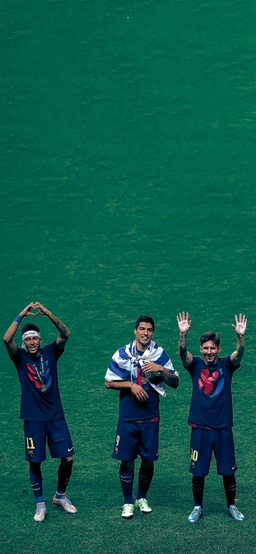
#> input picture cv/第六次作业/photos/1.jpg, 256 x 554 px, shrunk from 1080 x 2339 before the run, found by its file name
$ jupyter execute --allow-errors 1.ipynb
#> lines starting #> are read from the running program, lines starting #| are printed output that depends on the picture; long printed decimals are rounded
[cell 1]
"""
基本矩阵F估计
"""
import cv2
import numpy as np
import matplotlib.pyplot as plt
from sklearn.preprocessing import normalize

# 读取两张图像
img1 = cv2.imread('./photos/1.jpg', cv2.IMREAD_COLOR)
#> img1 is the input picture: shape (554, 256, 3); mean B, G, R 75.1, 89.3, 13.1
img2 = cv2.imread('./photos/2.jpg', cv2.IMREAD_COLOR)
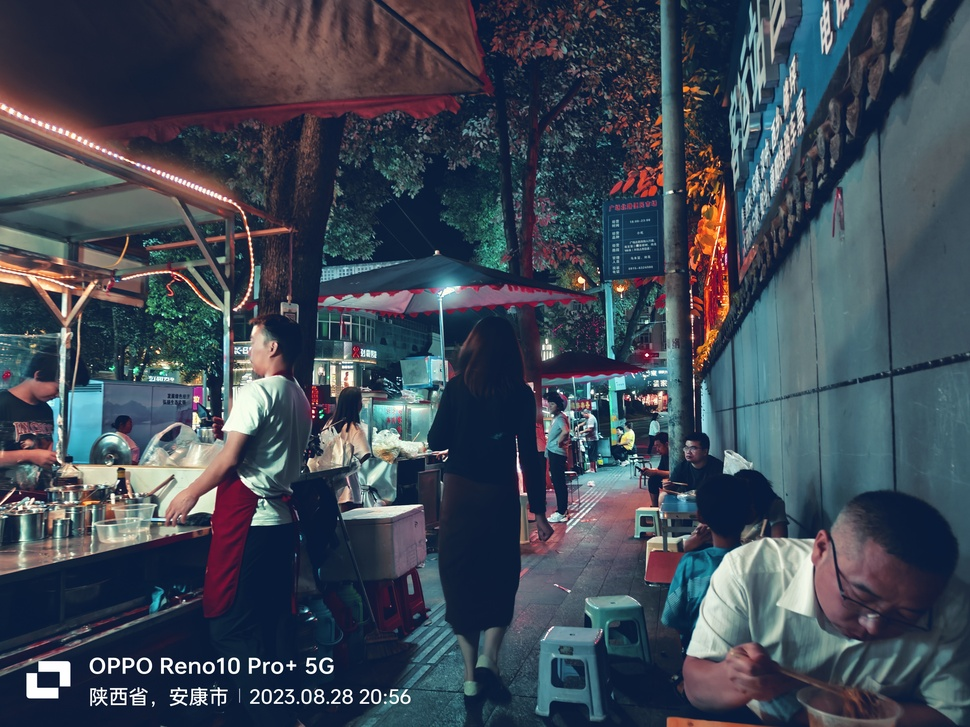
#> input picture cv/第六次作业/photos/2.jpg, 970 x 727 px, shrunk from 4096 x 3072 before the run, found by its file name
#> img2 is the input picture: shape (727, 970, 3); mean B, G, R 85.4, 73.3, 63.9

# 将图像转换为灰度图
gray1 = cv2.cvtColor(img1, cv2.COLOR_BGR2GRAY)
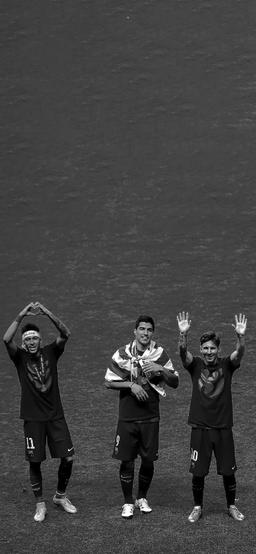
#> gray1: shape (554, 256); min 0, max 255, mean 64.8
gray2 = cv2.cvtColor(img2, cv2.COLOR_BGR2GRAY)
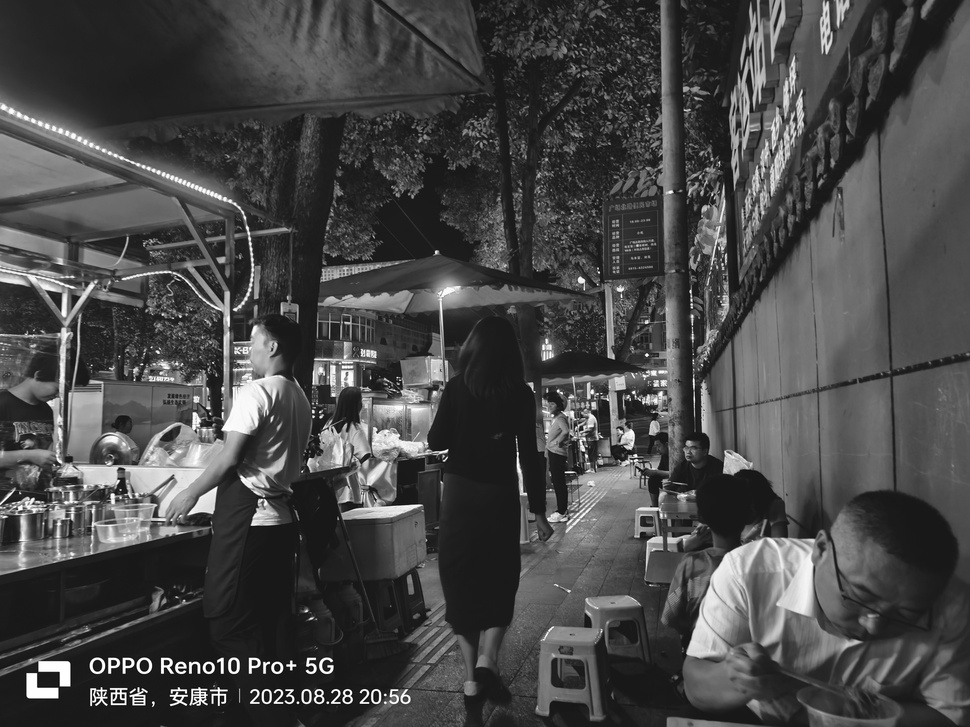
#> gray2: shape (727, 970); min 1, max 255, mean 71.9

# 创建 SIFT 对象并检测和计算特征点
sift = cv2.SIFT_create()
keypoints1, descriptors1 = sift.detectAndCompute(gray1, None)
#> keypoints1 = 365 keypoints; strongest (x, y, size): (33, 447, 2.1), (197, 507, 2.4), (149, 510, 2.1), (116, 357, 5.5)
keypoints2, descriptors2 = sift.detectAndCompute(gray2, None)
#> keypoints2 = 4688 keypoints; strongest (x, y, size): (153, 703, 1.8), (647, 355, 2.2), (123, 696, 2), (166, 662, 3.2)
descriptors1 = normalize(descriptors1, norm='l2')
descriptors2 = normalize(descriptors2, norm='l2')

# 使用 FLANN 匹配器进行特征匹配
index_params = dict(algorithm=1, trees=5)
search_params = dict(checks=50)
flann = cv2.FlannBasedMatcher(index_params, search_params)
matches = flann.knnMatch(descriptors1, descriptors2, k=2)
#> matches = 365 matches

# 进行 ratio test 筛选好的匹配
good_matches = []
for m, n in matches:
    if m.distance < 0.75 * n.distance:
        good_matches.append(m)
#> after the loop, good_matches = 3 matches

# 提取匹配点
points1 = np.float32([keypoints1[m.queryIdx].pt for m in good_matches])
#> points1 = [[38.39, 516.5], [157.6, 367.2], [180.1, 326.4]]
points2 = np.float32([keypoints2[m.trainIdx].pt for m in good_matches])
#> points2 = [[153.1, 702.6], [28.05, 361.6], [725.9, 461.7]]

# 使用 RANSAC 方法计算基本矩阵
F, mask = cv2.findFundamentalMat(points1, points2, cv2.FM_RANSAC)

# 保留内点匹配
#> (the rest of this cell did not finish here and is left out)

[cell 2]
import cv2
import numpy as np
from matplotlib import pyplot as plt
import os
import glob

# 使用绝对路径，并确保路径正确
file = './photos'

# 棋盘格的角点数目（内角点，行和列）
chessboard_size = (9, 6)

# 每个棋盘格格子的实际大小（单位：毫米）
square_size = 15

# 准备棋盘格的3D点坐标
objp = np.zeros((chessboard_size[0] * chessboard_size[1], 3), np.float32)
objp[:, :2] = np.mgrid[0:chessboard_size[0], 0:chessboard_size[1]].T.reshape(-1, 2)
objp *= square_size

# 用于存储所有图片的3D点和2D点
objpoints = []  # 3D点
imgpoints = []  # 2D点

# 选择3张示例图像
images = ['./photos/3.jpg', './photos/4.jpg', './photos/5.jpg']

# 逐个处理图像，检测棋盘格角点
for filename in images:
    img_path = filename
    print(f"正在读取: {img_path}")
    img = cv2.imread(img_path)
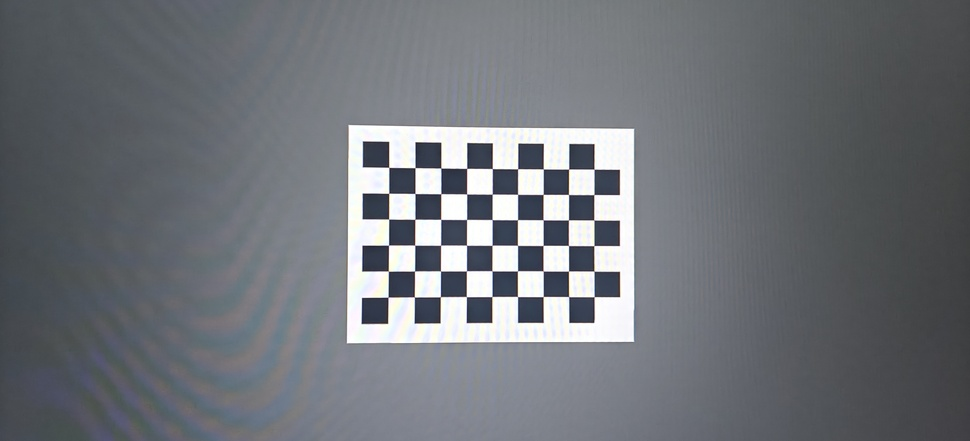
#> input picture cv/第十一次作业/photos/3.jpg, 970 x 441 px, shrunk from 4096 x 1864 before the run
#> img is the input picture: shape (441, 970, 3); mean B, G, R 120.2, 114.7, 111.2

    gray = cv2.cvtColor(img, cv2.COLOR_BGR2GRAY)

    # 寻找棋盘格角点
    ret, corners = cv2.findChessboardCorners(gray, chessboard_size, None)
#> ret = True; corners = 54 rows, first 8: [388.7, 167.4], [415, 167.6], [440.8, 168], [466.7, 168.4], [492.3, 168.5], [517.6, 168.7], [543.3, 168.9], [568.6, 169.1]

    if ret:
        # 精确化角点位置
        corners_refined = cv2.cornerSubPix(
            gray, corners, (11, 11), (-1, -1),
            criteria=(cv2.TERM_CRITERIA_EPS + cv2.TERM_CRITERIA_MAX_ITER, 30, 0.001)
        )
#> corners_refined = 54 rows, first 8: [388.7, 167.4], [415, 167.6], [440.8, 168], [466.7, 168.4], [492.3, 168.6], [517.6, 168.7], [543.3, 168.9], [568.6, 169.1]

        objpoints.append(objp)
        imgpoints.append(corners_refined)

        # 绘制角点
        img_corners = cv2.drawChessboardCorners(img.copy(), chessboard_size, corners_refined, ret)
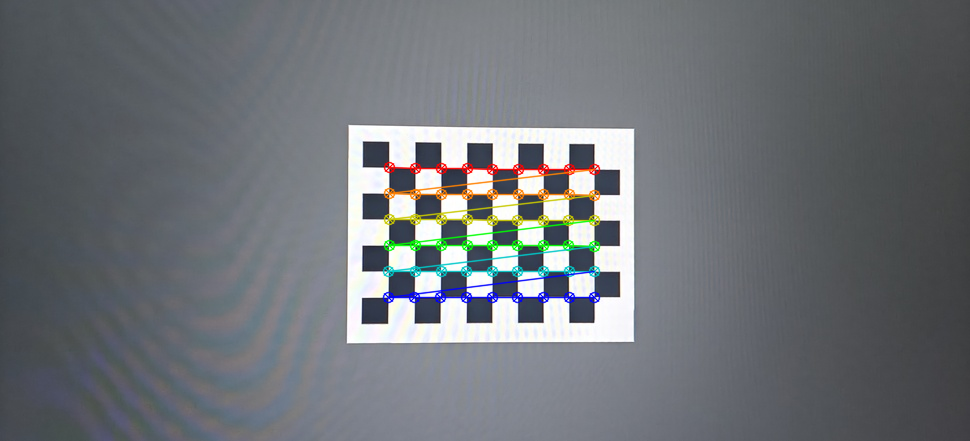
#> img_corners: shape (441, 970, 3); mean B, G, R 119, 114.4, 110.6

        # 显示结果
        plt.figure(figsize=(10, 8))
        plt.imshow(cv2.cvtColor(img_corners, cv2.COLOR_BGR2RGB))
        plt.title(f'棋盘格检测结果 - {filename}')
        plt.axis('off')
        plt.show()

        print(f"✓ {filename}: 成功检测到角点")
    else:
        print(f"✗ {filename}: 未检测到棋盘格角点")
#> pass 2 of the loop `for filename in images:`:
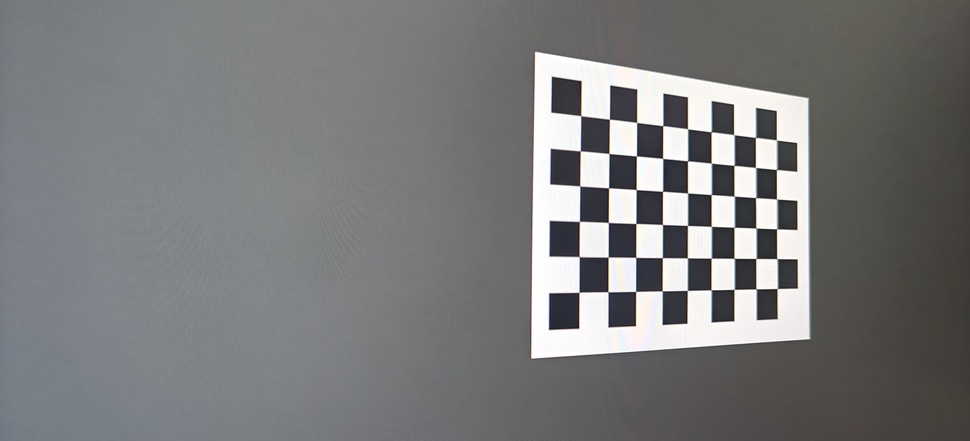
#> input picture cv/第十一次作业/photos/4.jpg, 970 x 441 px, shrunk from 4096 x 1864 before the run
#> img is the input picture: shape (441, 970, 3); mean B, G, R 123, 122.2, 121.5
#> corners = 54 rows, first 8: [580.7, 115.7], [609.4, 119.2], [636.6, 122.4], [662.7, 125.7], [687.5, 128.8], [711.1, 131.9], [733.7, 134.6], [755.4, 137.5]
#> corners_refined = 54 rows, first 8: [580.7, 115.7], [609.4, 119.2], [636.6, 122.4], [662.8, 125.6], [687.6, 128.7], [711.2, 131.8], [733.8, 134.6], [755.5, 137.4]
#> `img_corners = cv2.drawChessboardCorners(img.copy(), chessboard_size, c..`:
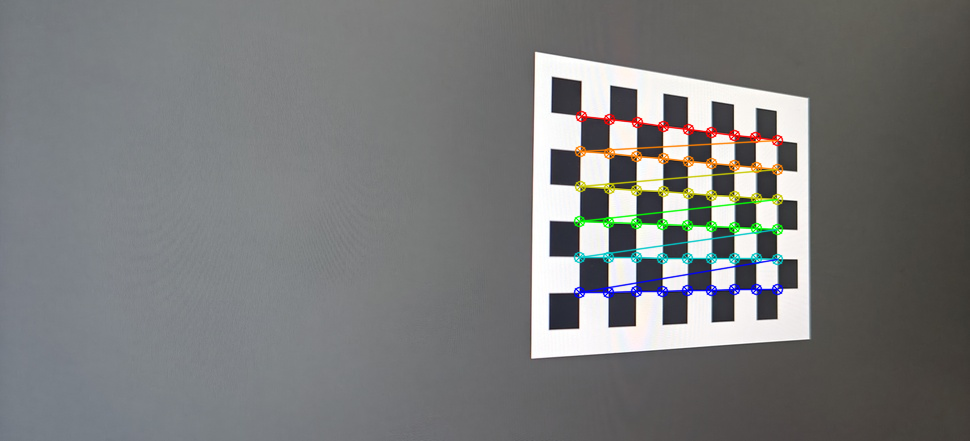
#> img_corners: shape (441, 970, 3); mean B, G, R 122, 122, 121
#> pass 3 of the loop `for filename in images:`:
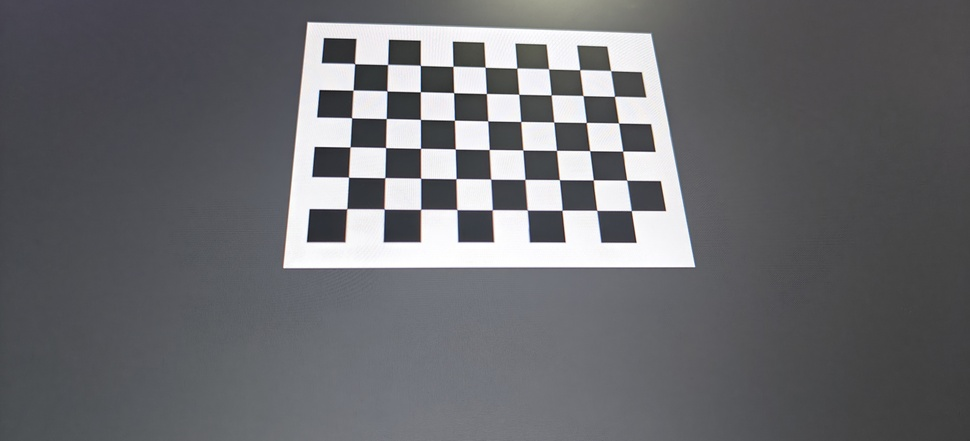
#> input picture cv/第十一次作业/photos/5.jpg, 970 x 441 px, shrunk from 4096 x 1864 before the run
#> img is the input picture: shape (441, 970, 3); mean B, G, R 110.2, 106.5, 106
#> corners = 54 rows, first 8: [354.7, 63.73], [387.6, 64.47], [420.4, 65.42], [452.9, 66.33], [485.1, 67.2], [516.7, 68.12], [548.6, 68.83], [579.6, 69.69]
#> corners_refined = 54 rows, first 8: [354.6, 63.59], [387.6, 64.43], [420.3, 65.35], [452.9, 66.3], [485.1, 67.18], [516.8, 68.08], [548.6, 68.81], [579.7, 69.65]
#> `img_corners = cv2.drawChessboardCorners(img.copy(), chessboard_size, c..`:
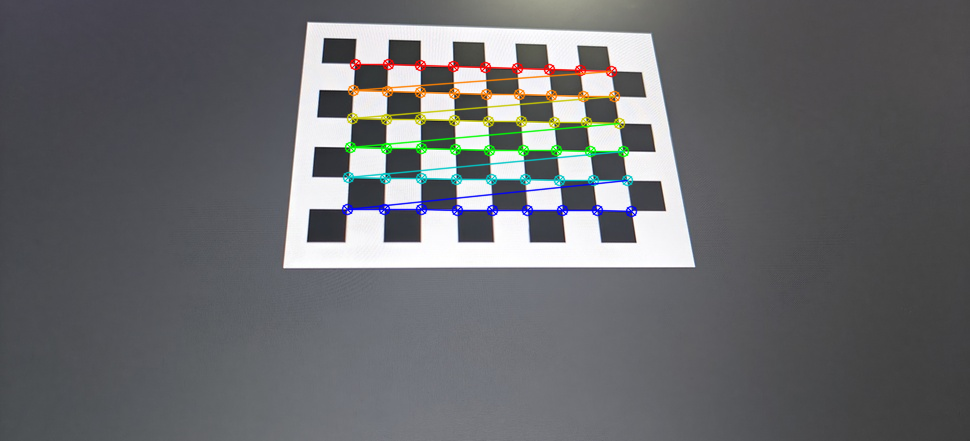
#> img_corners: shape (441, 970, 3); mean B, G, R 108.9, 106.2, 105.2

# 获取图像尺寸
image_size = gray.shape[::-1]
#> image_size = (970, 441)

# 定义函数计算重投影误差
def calculate_reprojection_error(objpoints, imgpoints, rvecs, tvecs, mtx, dist, fisheye_flag=False):
    total_error = 0
    all_errors = []
    for i in range(len(objpoints)):
        if not fisheye_flag:
            imgpoints_proj, _ = cv2.projectPoints(objpoints[i], rvecs[i], tvecs[i], mtx, dist)
        else:
            imgpoints_proj, _ = cv2.fisheye.projectPoints(objpoints[i], rvecs[i], tvecs[i], mtx, dist)
        error = cv2.norm(imgpoints[i], imgpoints_proj, cv2.NORM_L2) / len(imgpoints_proj)
        total_error += error
        all_errors.append(error)
    mean_error = total_error / len(objpoints)
    median_error = np.median(all_errors)
    return mean_error, median_error

print("\n" + "="*60)
print("1. OPENCV完整模型标定")
print("="*60)
ret, mtx_opencv, dist_opencv, rvecs_opencv, tvecs_opencv = cv2.calibrateCamera(
    objpoints, imgpoints, image_size, None, None,
    flags=cv2.CALIB_RATIONAL_MODEL
)
#> ret = 0.102; mtx_opencv = [[696.7, 0, 490.8], [0, 696, 222.4], [0, 0, 1]]; rvecs_opencv = ([-0.0199, -0.0583, 0.00332], [-0.0385, -0.48, 0.0231], [-0.462, -0.105, -0.0205]); tvecs_opencv = ([-59.06, -31.86, 406], [38.2, -45.43, 298.9], [-62.35, -72.71, 321.7])
mean_error, median_error = calculate_reprojection_error(objpoints, imgpoints, rvecs_opencv, tvecs_opencv, mtx_opencv, dist_opencv)
#> the loop in calculate_reprojection_error, `for i in range(len(objpoints)):` made 3 passes
#> (error, total_error) on passes 1 to 3: (0.0132, 0.0132), (0.0141, 0.0273), (0.0142, 0.0416)
#> after the loop in calculate_reprojection_error, `for i in range(len(objpoints)):`: all_errors = [0.0132, 0.0141, 0.0142]; total_error = 0.0416
#> in calculate_reprojection_error, `mean_error = total_error / len(objpoints)`: mean_error = 0.0139
#> in calculate_reprojection_error, `median_error = np.median(all_errors)`: median_error = 0.0141
#> mean_error = 0.0139; median_error = 0.0141
print(f"图像数目: {len(objpoints)}")
#| 图像数目: 3
print(f"焦距 fx: {mtx_opencv[0, 0]:.2f}")
#| 焦距 fx: 696.66
print(f"焦距 fy: {mtx_opencv[1, 1]:.2f}")
#| 焦距 fy: 695.96
print(f"主点 cx: {mtx_opencv[0, 2]:.2f}")
#| 主点 cx: 490.84
print(f"主点 cy: {mtx_opencv[1, 2]:.2f}")
#| 主点 cy: 222.42
print(f"径向畸变: k1={dist_opencv[0][0]:.6f}, k2={dist_opencv[0][1]:.6f}")
#| 径向畸变: k1=-3.795, k2=106.092
print(f"切向畸变: p1={dist_opencv[0][2]:.6f}, p2={dist_opencv[0][3]:.6f}")
#| 切向畸变: p1=-0.001178, p2=-0.00013
print(f"三维点数: {len(objpoints) * len(objp)}")
#| 三维点数: 162
print(f"误差中值: {median_error:.4f}")
#| 误差中值: 0.0141
print(f"误差均值: {mean_error:.4f}")
#| 误差均值: 0.0139

print("\n" + "="*60)
print("2. 普通手机参数模型标定（焦距、主点、径向畸变和切向畸变参数）")
print("="*60)
ret, mtx_phone, dist_phone, rvecs_phone, tvecs_phone = cv2.calibrateCamera(
    objpoints, imgpoints, image_size, None, None,
    flags=cv2.CALIB_FIX_K3
)
#> ret = 0.155; mtx_phone = [[677.5, 0, 487.2], [0, 676.2, 228.1], [0, 0, 1]]; dist_phone = [[0.122, -0.52, -0.000813, -0.00128, 0]]; rvecs_phone = ([-0.0215, -0.0554, 0.00302], [-0.0327, -0.476, 0.0205], [-0.45, -0.0992, -0.0195]); tvecs_phone = ([-56.94, -35.16, 393.8], [39.69, -47.84, 288.9], [-60.66, -75.41, 312])
mean_error, median_error = calculate_reprojection_error(objpoints, imgpoints, rvecs_phone, tvecs_phone, mtx_phone, dist_phone)
#> the loop in calculate_reprojection_error (call 2), `for i in range(len(objpoints)):` made 3 passes
#> (error, total_error) on passes 1 to 3: (0.0153, 0.0153), (0.0261, 0.0414), (0.0204, 0.0618)
#> mean_error = 0.0206; median_error = 0.0204
print(f"图像数目: {len(objpoints)}")
#| 图像数目: 3
print(f"焦距 fx: {mtx_phone[0, 0]:.2f}")
#| 焦距 fx: 677.52
print(f"焦距 fy: {mtx_phone[1, 1]:.2f}")
#| 焦距 fy: 676.25
print(f"主点 cx: {mtx_phone[0, 2]:.2f}")
#| 主点 cx: 487.19
print(f"主点 cy: {mtx_phone[1, 2]:.2f}")
#| 主点 cy: 228.10
print(f"径向畸变: k1={dist_phone[0][0]:.6f}, k2={dist_phone[0][1]:.6f}")
#| 径向畸变: k1=0.1216, k2=-0.52
print(f"切向畸变: p1={dist_phone[0][2]:.6f}, p2={dist_phone[0][3]:.6f}")
#| 切向畸变: p1=-0.000813, p2=-0.001277
print(f"三维点数: {len(objpoints) * len(objp)}")
#| 三维点数: 162
print(f"误差中值: {median_error:.4f}")
#| 误差中值: 0.0204
print(f"误差均值: {mean_error:.4f}")
#| 误差均值: 0.0206

print("\n" + "="*60)
print("3. 鱼眼相机模型标定")
print("="*60)
objpoints_fisheye = [np.array(objp, dtype=np.float32).reshape(-1, 1, 3) for objp in objpoints]
#> objpoints_fisheye = 3 items
imgpoints_fisheye = [np.array(imgp, dtype=np.float32).reshape(-1, 1, 2) for imgp in imgpoints]
#> imgpoints_fisheye = 3 items
K = np.zeros((3, 3))
D = np.zeros((4, 1))
flags = cv2.fisheye.CALIB_RECOMPUTE_EXTRINSIC + cv2.fisheye.CALIB_FIX_SKEW
rms, K, D, rvecs_fisheye, tvecs_fisheye = cv2.fisheye.calibrate(
    objpoints_fisheye, imgpoints_fisheye, image_size, K, D, flags=flags,
    criteria=(cv2.TERM_CRITERIA_EPS + cv2.TERM_CRITERIA_MAX_ITER, 100, 1e-6)
)
#> rms = 0.103; K = [[693.6, 0, 490.7], [0, 692.9, 224.6], [0, 0, 1]]; D = [0.706, -3.9, 12.52, -2.51]; rvecs_fisheye = ([-0.0182, -0.0585, 0.00321], [-0.0349, -0.48, 0.0219], [-0.459, -0.105, -0.0206]); tvecs_fisheye = ([-58.97, -33.13, 404.3], [38.25, -46.36, 297.6], [-62.29, -73.73, 320.3])
mean_error, median_error = calculate_reprojection_error(objpoints_fisheye, imgpoints_fisheye, rvecs_fisheye, tvecs_fisheye, K, D, True)
#> mean_error = 0.014; median_error = 0.0143
print(f"图像数目: {len(objpoints)}")
#| 图像数目: 3
print(f"焦距 fx: {K[0, 0]:.2f}")
#| 焦距 fx: 693.58
print(f"焦距 fy: {K[1, 1]:.2f}")
#| 焦距 fy: 692.89
print(f"主点 cx: {K[0, 2]:.2f}")
#| 主点 cx: 490.70
print(f"主点 cy: {K[1, 2]:.2f}")
#| 主点 cy: 224.60
print(f"径向畸变: k1={D[0][0]:.6f}, k2={D[1][0]:.6f}")
#| 径向畸变: k1=0.7056, k2=-3.898
print(f"切向畸变: k3={D[2][0]:.6f}, k4={D[3][0]:.6f}")
#| 切向畸变: k3=12.521, k4=-2.508
print(f"三维点数: {len(objpoints) * len(objp)}")
#| 三维点数: 162
print(f"误差中值: {median_error:.4f}")
#| 误差中值: 0.0143
print(f"误差均值: {mean_error:.4f}")
#| 误差均值: 0.0140
